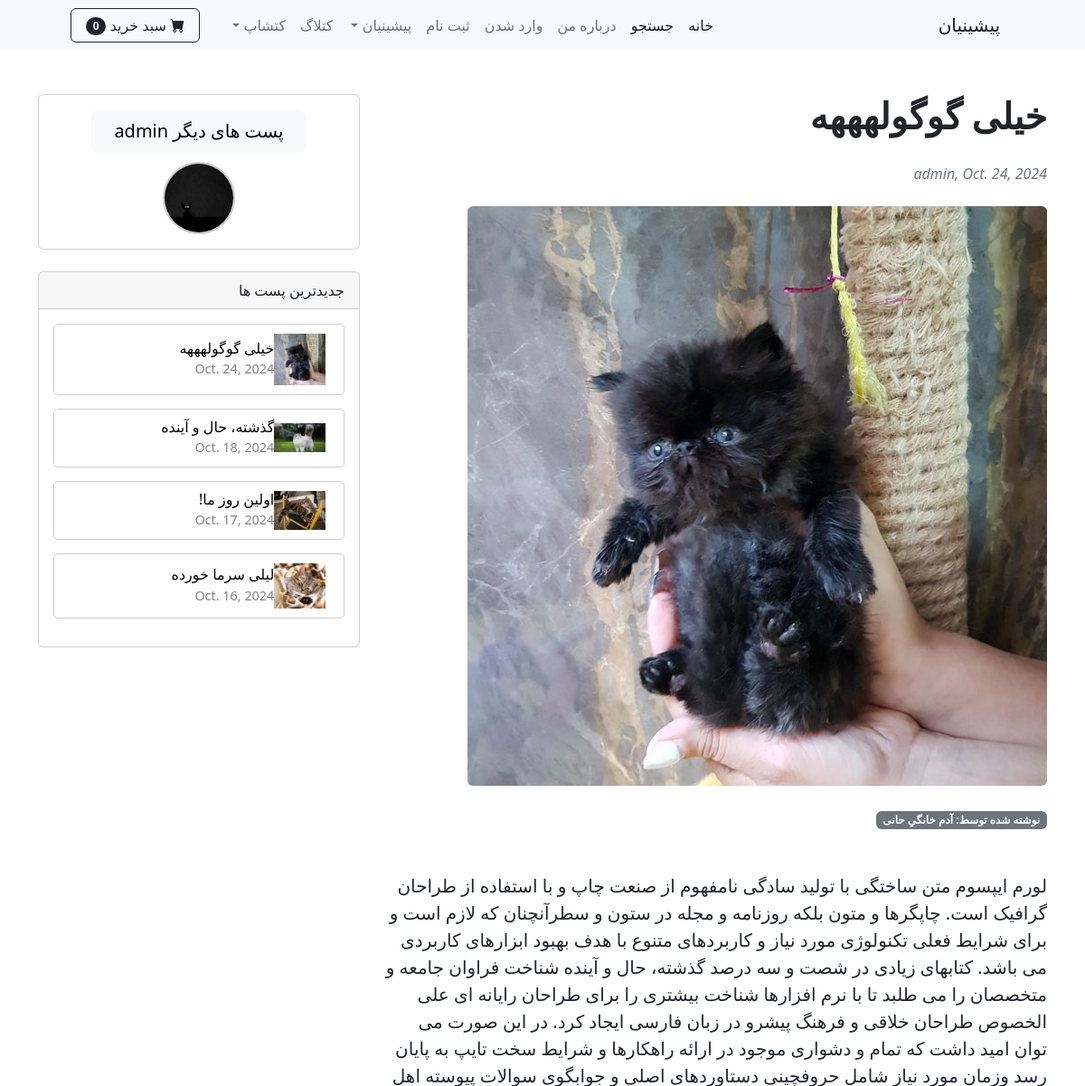
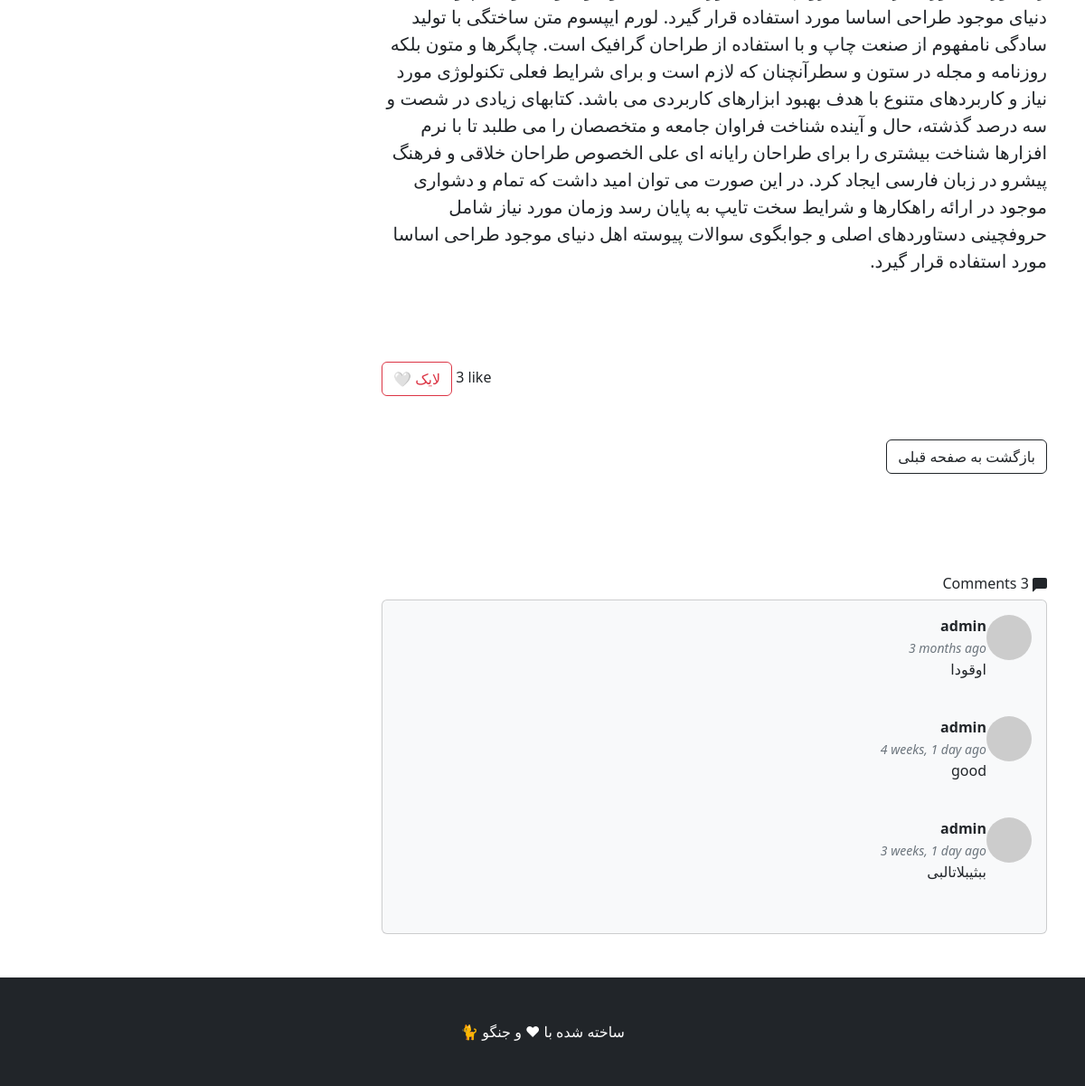
The page /catlog/post/8 on the database as committed earlier (2 pictures, top to bottom).
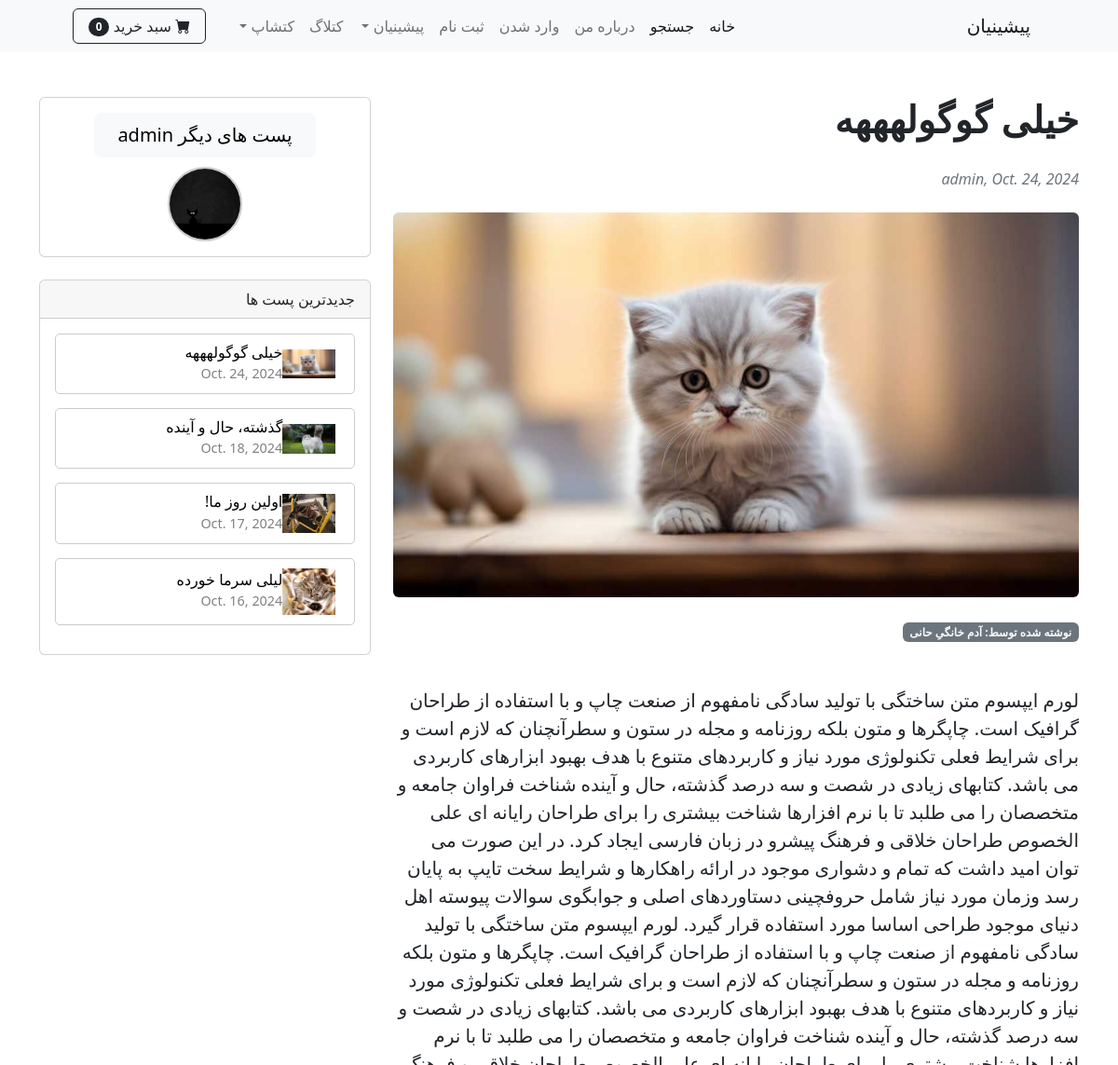
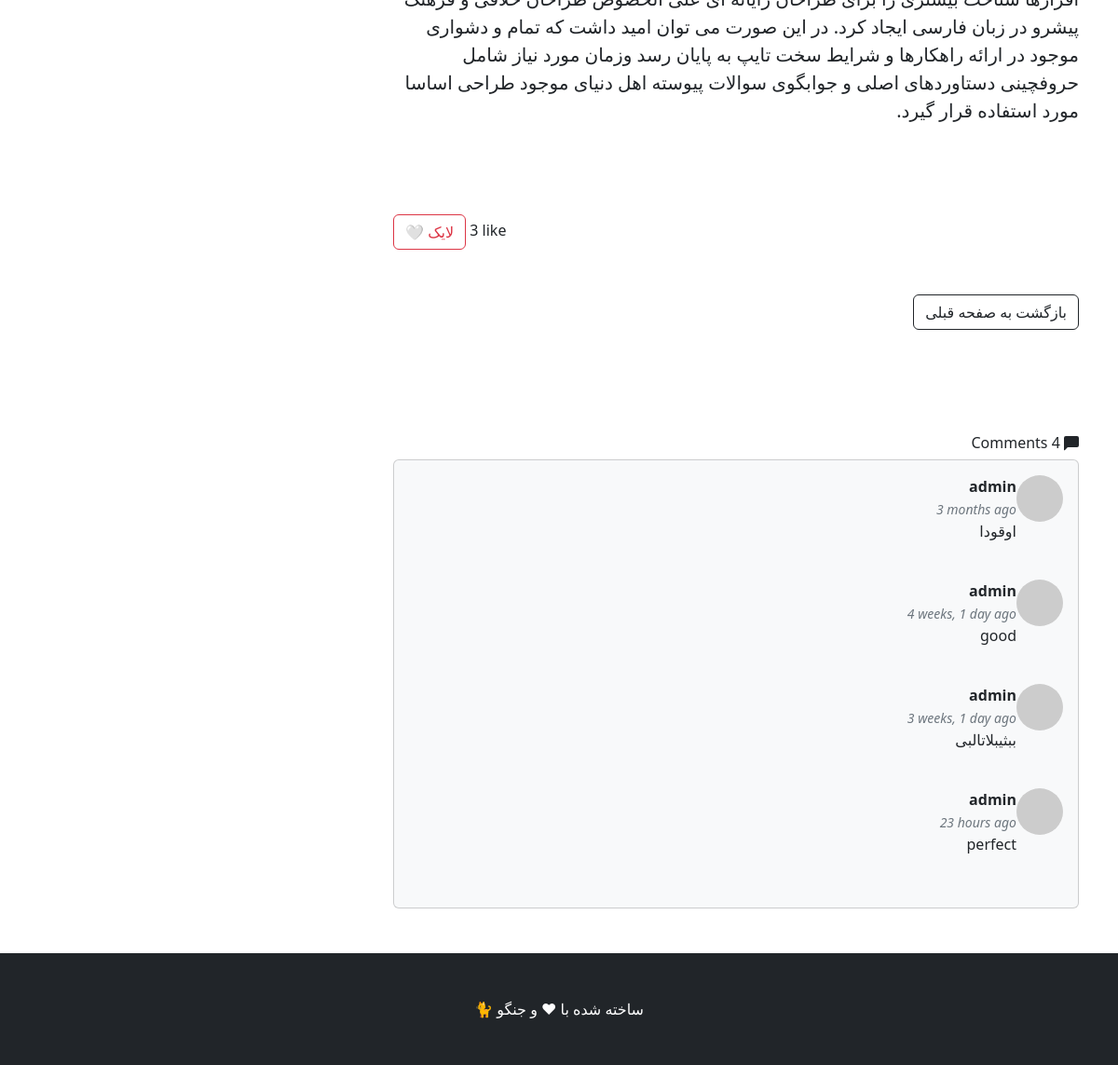
The same page on the database as committed later (2 pictures, top to bottom).
### catlog/models.py (models this page shows, shortened)
class Post(models.Model):
    cat_name = models.CharField(max_length=50)
    title = models.CharField(max_length=250)
    excerpt = models.TextField(max_length=500, default='', blank=True, null=True)
    body = models.TextField()
    writer = models.ForeignKey(User ,on_delete=models.CASCADE)
    date = models.DateField(default=date.today)
    picture = models.ImageField(upload_to='upload/%y/%m/%d')
    profile = models.ForeignKey(Profile, on_delete=models.CASCADE, null=True, blank=True)
    likes = models.ManyToManyField(User, related_name='liked_posts', blank=True,null=True)
    def total_likes(self):
        return self.likes.count()

class Comment(models.Model):
    author = models.ForeignKey(User, on_delete=models.CASCADE)
    parent_post = models.ForeignKey(Post, on_delete=models.CASCADE)
    body = models.TextField(null=False, blank=False)
    date = models.DateTimeField(default=timezone.now)

class Profile(models.Model):
    user = models.OneToOneField(User, on_delete=models.CASCADE,related_name='catlog_profile')
    date_modified = models.DateTimeField(User, auto_now=True)
    biography = models.TextField(max_length=200, default='', blank=True, null=True)
    photo = models.ImageField(upload_to='upload/users_profile/', null=True, blank=True)

### catlog/views.py (the view, shortened to what this page needs)
# urls.py: path('post/<int:pk>',PostDetail.as_view(),name='post_detail'),
class PostDetail(View):
    def get(self, request, *args,**kwargs ):#اور راید متد گت ویو . اگر ارگومان  های دیگه اومد.
        if not request.session.get('original_previous_url'):
            previous_url = request.META.get('HTTP_REFERER', '')
            request.session['original_previous_url'] = previous_url  # ذخیره در سشن
        view = CommentGet.as_view()
        return view(request, *args,**kwargs)

### cart/cart.py (called while the page is built)
    def __len__(self):
        return sum(item['product_count'] for item in self.cart.values())

### cart/context_processors.py (called while the page is built)
def cart(request):
    return {'cart':Cart(request)}

### catlog/context_processors.py (called while the page is built)
def recent_posts(request):
    recent_posts = Post.objects.order_by('-date')[:4]
    return {'recent_posts':recent_posts}

### catlog/templates/single_post.html (shortened to what this page needs)
{% extends 'base.html' %}
{% load crispy_forms_tags %}
{% load humanize %}
{% block content %}
<body>
    <div class="container mt-5">
        <div class="row">
            <div class="col-lg-8">
                <article>
                    <header class="mb-4">
                        <h1 class="fw-bolder mb-1">{{ post.title }}</h1>
                        <br>
                        <div class="text-muted fst-italic mb-2">{{ post.writer }},  {{ post.date }}</div>
                    </header>
                    <figure class="mb-4"><img class="img-fluid rounded" src="{{ post.picture.url }}" alt="..." /></figure>
                    <div class="badge bg-secondary text-decoration-none link-light" > نوشته شده توسط: آدم خانگیِ {{ post.cat_name }} </div>
                    <br><br><br>
                    <section class="mb-5">
                        <p class="fs-5 mb-4">{{ post.body }}</p>
                    </section>
                    <br><br>
<div dir="ltr" id="like-section" data-post-id="{{ post.pk }}">
    <button id="like-btn-{{ post.pk }}"  data-post-id="{{ post.pk }}"  data-liked="{% if request.user in post.likes.all %}true{% else %}false{% endif %}" class="btn btn-outline-danger like-btn" >
        {% if request.user in post.likes.all %}
            ❤️ لایک شده
        {% else %}
            🤍 لایک
        {% endif %}
    </button>
    <span id="like-count-{{ post.pk }}">{{ post.likes.count }}</span>  like
</div>
<br><br>
<div class="text-end mb-3">
    <a class="btn btn-outline-dark" href="{{ previous_url|default:catlog_url }}">
        بازگشت به صفحه قبلی
    </a>
</div>
                    <br><br><br>
                </article>
                <div class="blog-comments">
                    <br>
                    {% if post.comment_set.count > 1 %}
                    <h6 class="comments-count">
                        <svg xmlns="http://www.w3.org/2000/svg" width="16" height="16" fill="currentColor" class="bi bi-chat-left-fill" viewBox="0 0 16 16">
                            <path d="M2 0a2 2 0 0 0-2 2v12.793a.5.5 0 0 0 .854.353l2.853-2.853A1 1 0 0 1 4.414 12H14a2 2 0 0 0 2-2V2a2 2 0 0 0-2-2z"/>
                          </svg> {{ post.comment_set.count }} Comments</h6>
                    {% endif %}
                    <section class="mb-5">
                        <div class="card bg-light">
                            <div class="card-body">
                                {% for comment in post.comment_set.all %}
                                <div class="d-flex">
                                    <div class="flex-shrink-0">
                                        <img class="rounded-circle" src="https://dummyimage.com/50x50/ced4da/6c757d.jpg" alt="..." />
                                    </div>
                                    <div class="ms-3">
                                        <div class="fw-bold">{{ comment.author }}</div>
                                        <small><time dir="ltr" datetime="2020-01-01" class="text-muted fst-italic mb-2">{{ comment.date | naturaltime }}</time></small>
                                        <br>
                                        <p>{{ comment.body }}</p>
                                    </div>
                                </div>
                                <br>
                                {% endfor %}
                            </div>
                        </div>
                    </section>
                </div>
            </div>
            <div class="col-lg-4">
                <div class="card mb-4">
                    <div class="card-body">
                     {% if post.writer == request.user %}
                        <center><a href="{% url 'author_posts' post.writer.id %}" class="btn btn-light btn-lg px-4"  role="button" >پست های دیگر من</a> </center>
                            {% if author_profile.photo %}
                                <div class="profile-photo-container" style="text-align: center; margin-top: 10px;">
                                   <img src="{{ author_profile.photo.url }}" alt="عکس پروفایل"
                                   style="width: 80px; height: 80px; border-radius: 50%; object-fit: cover; border: 2px solid #ccc;">
                                </div>
                            {% else %}
                               <div class="profile-photo-container" style="text-align: center; margin-top: 10px;">
                                 <center> <img src="https://via.placeholder.com/150" alt=""
                                 style="width: 80px; height: 80px; border-radius: 50%; object-fit: cover; border: 2px solid #ccc;"></center>
                                </div>
                            {% endif %}
                        {% else %}
                        <center><a href="{% url 'author_posts' post.writer.id %}" class="btn btn-light btn-lg px-4"  role="button" >پست های دیگر {{ post.writer }}</a> </center>
                        {% if author_profile.photo %}
                        <div class="profile-photo-container" style="text-align: center; margin-top: 10px;">
                           <img src="{{ author_profile.photo.url }}" alt="عکس پروفایل"
                           style="width: 80px; height: 80px; border-radius: 50%; object-fit: cover; border: 2px solid #ccc;">
                        </div>
                          {% else %}
                            <div class="profile-photo-container" style="text-align: center; margin-top: 10px;">
                              <center> <img src="https://via.placeholder.com/150" alt=""
                              style="width: 80px; height: 80px; border-radius: 50%; object-fit: cover; border: 2px solid #ccc;"></center>
                            </div>
                          {% endif %}
                     {% endif %}
                    </div>
                </div>
                {% block sidebar %}
                {% include 'catlog_sidebar.html' %}
                {% endblock sidebar %}
            </div>
        </div>
    </div>
</body>
{% endblock %}

### pishi/templates/base.html (shortened to what this page needs)
{% load static %}
<!DOCTYPE html>
<html lang="en">
    <head>
        <link href="https://cdn.jsdelivr.net/npm/bootstrap-icons@1.5.0/font/bootstrap-icons.css" rel="stylesheet" />
        <link href="{% static 'css/styles.css' %}" rel="stylesheet" />
    </head>
    <body dir="rtl">
       {% include 'navbar.html' %}
        {% block content %}
        {% endblock %}
        <footer class="py-5 bg-dark">
            <div class="container"><p class="m-0 text-center text-white">ساخته شده با &hearts; و جنگو &#128008  </p></div>
        </footer>
    </body>
</html>

### pishi/templates/navbar.html (shortened to what this page needs)
 <nav class="navbar navbar-expand-lg navbar-light bg-light">
    <div class="container px-4 px-lg-5">
        <a class="navbar-brand" href="{% url 'home' %}">پیشینیان</a>
        <div class="collapse navbar-collapse" id="navbarSupportedContent">
            <ul class="navbar-nav me-auto mb-2 mb-lg-0 ms-lg-4">
                <li class="nav-item"><a class="nav-link active" aria-current="page" href="{% url 'home' %}">خانه</a></li>
                <li class="nav-item"><a class="nav-link active" aria-current="page" href="{% url 'search' %}">جستجو</a></li>
                <li class="nav-item"><a class="nav-link" href="{% url 'about' %}">درباره من</a></li>
                {% if user.is_authenticated %}
                <li class="nav-item dropdown">
                    <a class="nav-link dropdown-toggle" id="navbarDropdown" href="{% url 'home' %}" role="button" data-bs-toggle="dropdown" aria-expanded="false"> پروفایل </a>
                    <ul class="dropdown-menu" aria-labelledby="navbarDropdown">
                        <li><a class="dropdown-item" href="{% url 'update_user' %}">  پروفایل کاربری  </a></li><li><hr class="dropdown-divider" /></li>
                        <li><a class="dropdown-item" href="{% url 'update_info' %}">  اطلاعات کاربری </a></li><li><hr class="dropdown-divider" /></li>
                        <li><a class="dropdown-item" href="{% url 'orders' %}">  سفارشات</a>
                    </ul>
                </li>
                 <li class="nav-item"><a class="nav-link" href="{% url 'logout' %}"> خارج شدن </a></li>
                {% else %}
                 <li class="nav-item"><a class="nav-link" href="{% url 'login' %}">  وارد شدن </a></li>
                 <li class="nav-item"><a class="nav-link" href="{% url 'signup' %}">  ثبت نام  </a></li>
                {% endif %}
                <li class="nav-item dropdown">
                    <a class="nav-link dropdown-toggle" id="navbarDropdown" href="{% url 'home' %}" role="button" data-bs-toggle="dropdown" aria-expanded="false"> پیشینیان </a>
                </li>
                <li class="nav-item"><a class="nav-link" href="{% url 'catlog' %}"> کتلاگ</a></li>
                <li class="nav-item dropdown">
                    <a class="nav-link dropdown-toggle" id="navbarDropdown" href="{% url 'catshop_home' %}" role="button" data-bs-toggle="dropdown" aria-expanded="false">کتشاپ </a>
                </li>
            </ul>
            <form class="d-flex">
              <a href="{% url 'cart:cart_detail' %}" class="btn btn-outline-dark">
                 <i class="bi-cart-fill me-1"></i>
                 سبد خرید
                 <span class="badge bg-dark text-white ms-1 rounded-pill">{{ cart|length }}</span>
              </a>
            </form>
        </div>
    </div>
</nav>

### catlog/templates/catlog_sidebar.html
{% load static %}
  <div class="card mb-3">
    <div class="card-header"> جدیدترین پست ها </div>
    {% if recent_posts %}
    <div class="card-body">
        {% for post in recent_posts %}
        <div style="border: 1px solid #ccc; border-radius: 5px; padding: 10px; margin-bottom: 15px; display: flex; align-items: center;">
            <img src="{{ post.picture.url }}" alt="" style="width: 1.5cm; height: auto; margin-right: 10px;">
            <div>
                <h6 style="margin: 0;"><a href="{% url 'post_detail' post.pk %}" style="text-decoration: none; color: black;">  {{ post.title }}  </a></h6>
                <time datetime="2020-01-01" style="font-size: 0.9em; color: gray;">{{ post.date }}</time>
            </div>
        </div>
        {% endfor %}
    </div>
    {% else %}
      <p>No blog post is available!</p>
    {% endif %}
</div>

Rows that differ between the two databases and show on the page:
changed Post "خیلی گوگولهههه": picture: a different picture
added Comment: author "admin", date "23 hours ago", body "perfect"
